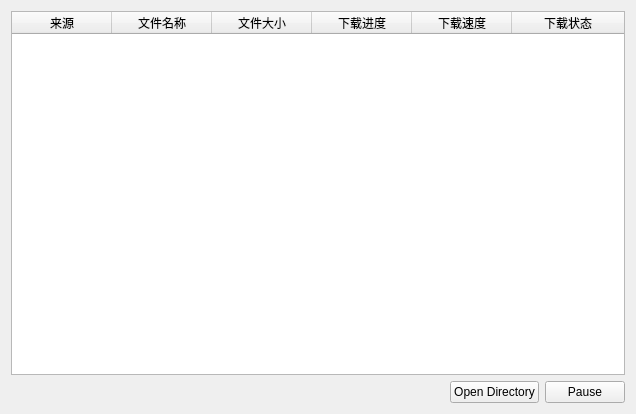
<?xml version="1.0" encoding="UTF-8"?>
<ui version="4.0">
 <class>RecvFileWidget</class>
 <widget class="QWidget" name="RecvFileWidget">
  <property name="geometry">
   <rect>
    <x>0</x>
    <y>0</y>
    <width>636</width>
    <height>414</height>
   </rect>
  </property>
  <property name="windowTitle">
   <string>RecvFileWidget</string>
  </property>
  <layout class="QVBoxLayout" name="verticalLayout">
   <item>
    <widget class="QTableWidget" name="tw_tasks">
     <property name="sizePolicy">
      <sizepolicy hsizetype="MinimumExpanding" vsizetype="MinimumExpanding">
       <horstretch>0</horstretch>
       <verstretch>0</verstretch>
      </sizepolicy>
     </property>
     <property name="rowCount">
      <number>0</number>
     </property>
     <attribute name="horizontalHeaderVisible">
      <bool>true</bool>
     </attribute>
     <attribute name="horizontalHeaderCascadingSectionResizes">
      <bool>false</bool>
     </attribute>
     <attribute name="horizontalHeaderStretchLastSection">
      <bool>true</bool>
     </attribute>
     <attribute name="verticalHeaderVisible">
      <bool>false</bool>
     </attribute>
     <column>
      <property name="text">
       <string>来源</string>
      </property>
     </column>
     <column>
      <property name="text">
       <string>文件名称</string>
      </property>
     </column>
     <column>
      <property name="text">
       <string>文件大小</string>
      </property>
     </column>
     <column>
      <property name="text">
       <string>下载进度</string>
      </property>
     </column>
     <column>
      <property name="text">
       <string>下载速度</string>
      </property>
     </column>
     <column>
      <property name="text">
       <string>下载状态</string>
      </property>
     </column>
    </widget>
   </item>
   <item>
    <layout class="QHBoxLayout" name="horizontalLayout_2">
     <item>
      <spacer name="horizontalSpacer_2">
       <property name="orientation">
        <enum>Qt::Horizontal</enum>
       </property>
       <property name="sizeHint" stdset="0">
        <size>
         <width>40</width>
         <height>20</height>
        </size>
       </property>
      </spacer>
     </item>
     <item>
      <widget class="QPushButton" name="open_directory_btn">
       <property name="text">
        <string>Open Directory</string>
       </property>
      </widget>
     </item>
     <item>
      <widget class="QPushButton" name="pause_btn">
       <property name="text">
        <string>Pause</string>
       </property>
      </widget>
     </item>
    </layout>
   </item>
  </layout>
 </widget>
 <resources/>
 <connections/>
</ui>
